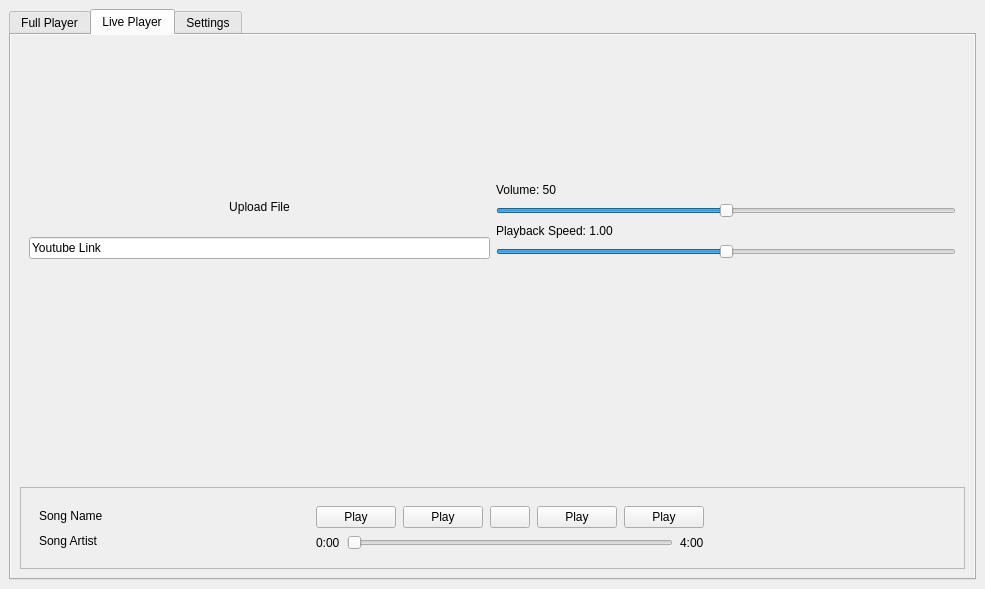
<?xml version="1.0" encoding="UTF-8"?>
<ui version="4.0">
 <class>MainWindow</class>
 <widget class="QMainWindow" name="MainWindow">
  <property name="geometry">
   <rect>
    <x>0</x>
    <y>0</y>
    <width>985</width>
    <height>589</height>
   </rect>
  </property>
  <property name="windowTitle">
   <string>MainWindow</string>
  </property>
  <widget class="QWidget" name="centralwidget">
   <layout class="QVBoxLayout" name="verticalLayout_9">
    <item>
     <widget class="QTabWidget" name="tabWidget">
      <property name="currentIndex">
       <number>1</number>
      </property>
      <widget class="QWidget" name="effects">
       <property name="autoFillBackground">
        <bool>true</bool>
       </property>
       <attribute name="title">
        <string>Full Player</string>
       </attribute>
       <layout class="QVBoxLayout" name="verticalLayout_26">
        <item>
         <layout class="QVBoxLayout" name="verticalLayout_20">
          <item alignment="Qt::AlignHCenter">
           <widget class="QLabel" name="title_3">
            <property name="sizePolicy">
             <sizepolicy hsizetype="Preferred" vsizetype="Preferred">
              <horstretch>0</horstretch>
              <verstretch>0</verstretch>
             </sizepolicy>
            </property>
            <property name="maximumSize">
             <size>
              <width>16777215</width>
              <height>16777215</height>
             </size>
            </property>
            <property name="text">
             <string>&lt;html&gt;&lt;head/&gt;&lt;body&gt;&lt;p&gt;&lt;img src=&quot;:/icons/srglogo.svg&quot;/&gt;&lt;/p&gt;&lt;/body&gt;&lt;/html&gt;</string>
            </property>
           </widget>
          </item>
          <item>
           <widget class="QFrame" name="bulk_3">
            <layout class="QHBoxLayout" name="everything_3">
             <item>
              <layout class="QVBoxLayout" name="songUpload_3">
               <item>
                <widget class="QPushButton" name="fileUpload_3">
                 <property name="sizePolicy">
                  <sizepolicy hsizetype="Minimum" vsizetype="Expanding">
                   <horstretch>0</horstretch>
                   <verstretch>0</verstretch>
                  </sizepolicy>
                 </property>
                 <property name="autoFillBackground">
                  <bool>true</bool>
                 </property>
                 <property name="text">
                  <string>Upload File</string>
                 </property>
                 <property name="flat">
                  <bool>true</bool>
                 </property>
                </widget>
               </item>
               <item>
                <widget class="QLineEdit" name="lineEdit_3">
                 <property name="text">
                  <string>Youtube Link</string>
                 </property>
                </widget>
               </item>
              </layout>
             </item>
             <item>
              <layout class="QVBoxLayout" name="controls_3">
               <item>
                <layout class="QVBoxLayout" name="verticalLayout_21">
                 <item>
                  <widget class="QLabel" name="volumeLabel_3">
                   <property name="text">
                    <string>Volume: 25</string>
                   </property>
                  </widget>
                 </item>
                 <item>
                  <widget class="QSlider" name="volumeSlider_3">
                   <property name="minimum">
                    <number>0</number>
                   </property>
                   <property name="maximum">
                    <number>100</number>
                   </property>
                   <property name="value">
                    <number>25</number>
                   </property>
                   <property name="sliderPosition">
                    <number>25</number>
                   </property>
                   <property name="orientation">
                    <enum>Qt::Horizontal</enum>
                   </property>
                  </widget>
                 </item>
                </layout>
               </item>
               <item>
                <layout class="QVBoxLayout" name="verticalLayout_22">
                 <item>
                  <widget class="QLabel" name="pitchLabel_3">
                   <property name="text">
                    <string>Pitch: +0 Semitone(s)</string>
                   </property>
                  </widget>
                 </item>
                 <item>
                  <widget class="QSlider" name="pitchSlider_3">
                   <property name="minimum">
                    <number>-6</number>
                   </property>
                   <property name="maximum">
                    <number>6</number>
                   </property>
                   <property name="orientation">
                    <enum>Qt::Horizontal</enum>
                   </property>
                  </widget>
                 </item>
                </layout>
               </item>
               <item>
                <layout class="QVBoxLayout" name="verticalLayout_23">
                 <item>
                  <widget class="QLabel" name="speedLabel_3">
                   <property name="text">
                    <string>Playback Speed: 1.00</string>
                   </property>
                  </widget>
                 </item>
                 <item>
                  <widget class="QSlider" name="speedSlider_3">
                   <property name="minimum">
                    <number>0</number>
                   </property>
                   <property name="maximum">
                    <number>200</number>
                   </property>
                   <property name="value">
                    <number>100</number>
                   </property>
                   <property name="orientation">
                    <enum>Qt::Horizontal</enum>
                   </property>
                  </widget>
                 </item>
                </layout>
               </item>
               <item>
                <layout class="QVBoxLayout" name="verticalLayout_24">
                 <item>
                  <widget class="QLabel" name="reverbLabel_3">
                   <property name="text">
                    <string>Reverb: 0</string>
                   </property>
                  </widget>
                 </item>
                 <item>
                  <widget class="QSlider" name="reverbSlider_3">
                   <property name="maximum">
                    <number>100</number>
                   </property>
                   <property name="orientation">
                    <enum>Qt::Horizontal</enum>
                   </property>
                  </widget>
                 </item>
                </layout>
               </item>
               <item>
                <layout class="QVBoxLayout" name="verticalLayout_25">
                 <item>
                  <widget class="QLabel" name="bassLabel_3">
                   <property name="text">
                    <string>Bass Boost: 0 dB</string>
                   </property>
                  </widget>
                 </item>
                 <item>
                  <widget class="QSlider" name="bassSlider_3">
                   <property name="minimum">
                    <number>-50</number>
                   </property>
                   <property name="maximum">
                    <number>50</number>
                   </property>
                   <property name="orientation">
                    <enum>Qt::Horizontal</enum>
                   </property>
                  </widget>
                 </item>
                </layout>
               </item>
              </layout>
             </item>
             <item>
              <layout class="QVBoxLayout" name="downloadButtons_3">
               <property name="topMargin">
                <number>80</number>
               </property>
               <property name="bottomMargin">
                <number>80</number>
               </property>
               <item>
                <widget class="QPushButton" name="pushButton_20">
                 <property name="enabled">
                  <bool>true</bool>
                 </property>
                 <property name="sizePolicy">
                  <sizepolicy hsizetype="Minimum" vsizetype="Fixed">
                   <horstretch>0</horstretch>
                   <verstretch>0</verstretch>
                  </sizepolicy>
                 </property>
                 <property name="cursor">
                  <cursorShape>PointingHandCursor</cursorShape>
                 </property>
                 <property name="text">
                  <string>Load Song</string>
                 </property>
                </widget>
               </item>
               <item>
                <widget class="QPushButton" name="pushButton_21">
                 <property name="cursor">
                  <cursorShape>PointingHandCursor</cursorShape>
                 </property>
                 <property name="text">
                  <string>Download</string>
                 </property>
                 <property name="flat">
                  <bool>false</bool>
                 </property>
                </widget>
               </item>
              </layout>
             </item>
            </layout>
           </widget>
          </item>
         </layout>
        </item>
        <item>
         <spacer name="verticalSpacer">
          <property name="orientation">
           <enum>Qt::Vertical</enum>
          </property>
          <property name="sizeHint" stdset="0">
           <size>
            <width>20</width>
            <height>3</height>
           </size>
          </property>
         </spacer>
        </item>
        <item>
         <layout class="QHBoxLayout" name="mediaPlayer_3">
          <item>
           <widget class="QFrame" name="mediaFrame_3">
            <property name="sizePolicy">
             <sizepolicy hsizetype="Preferred" vsizetype="Preferred">
              <horstretch>0</horstretch>
              <verstretch>0</verstretch>
             </sizepolicy>
            </property>
            <property name="frameShape">
             <enum>QFrame::StyledPanel</enum>
            </property>
            <property name="frameShadow">
             <enum>QFrame::Raised</enum>
            </property>
            <layout class="QHBoxLayout" name="horizontalLayout_7">
             <item alignment="Qt::AlignLeft">
              <widget class="QFrame" name="songInfo_3">
               <property name="sizePolicy">
                <sizepolicy hsizetype="Maximum" vsizetype="Preferred">
                 <horstretch>0</horstretch>
                 <verstretch>0</verstretch>
                </sizepolicy>
               </property>
               <property name="maximumSize">
                <size>
                 <width>100</width>
                 <height>82</height>
                </size>
               </property>
               <layout class="QVBoxLayout" name="verticalLayout_18">
                <item>
                 <widget class="QLabel" name="label_9">
                  <property name="sizePolicy">
                   <sizepolicy hsizetype="Preferred" vsizetype="Preferred">
                    <horstretch>0</horstretch>
                    <verstretch>0</verstretch>
                   </sizepolicy>
                  </property>
                  <property name="text">
                   <string>Song Name</string>
                  </property>
                 </widget>
                </item>
                <item>
                 <widget class="QLabel" name="label_10">
                  <property name="sizePolicy">
                   <sizepolicy hsizetype="Preferred" vsizetype="Preferred">
                    <horstretch>0</horstretch>
                    <verstretch>0</verstretch>
                   </sizepolicy>
                  </property>
                  <property name="text">
                   <string>Song Artist</string>
                  </property>
                 </widget>
                </item>
               </layout>
              </widget>
             </item>
             <item>
              <spacer name="horizontalSpacer_5">
               <property name="orientation">
                <enum>Qt::Horizontal</enum>
               </property>
               <property name="sizeType">
                <enum>QSizePolicy::MinimumExpanding</enum>
               </property>
               <property name="sizeHint" stdset="0">
                <size>
                 <width>140</width>
                 <height>20</height>
                </size>
               </property>
              </spacer>
             </item>
             <item alignment="Qt::AlignHCenter">
              <widget class="QFrame" name="playcontrols_3">
               <property name="sizePolicy">
                <sizepolicy hsizetype="Expanding" vsizetype="Preferred">
                 <horstretch>0</horstretch>
                 <verstretch>0</verstretch>
                </sizepolicy>
               </property>
               <property name="minimumSize">
                <size>
                 <width>0</width>
                 <height>0</height>
                </size>
               </property>
               <property name="maximumSize">
                <size>
                 <width>16777215</width>
                 <height>16777215</height>
                </size>
               </property>
               <property name="autoFillBackground">
                <bool>false</bool>
               </property>
               <layout class="QVBoxLayout" name="verticalLayout_19">
                <property name="spacing">
                 <number>7</number>
                </property>
                <property name="sizeConstraint">
                 <enum>QLayout::SetDefaultConstraint</enum>
                </property>
                <property name="leftMargin">
                 <number>11</number>
                </property>
                <property name="rightMargin">
                 <number>11</number>
                </property>
                <item>
                 <layout class="QHBoxLayout" name="horizontalLayout_8">
                  <item>
                   <widget class="QPushButton" name="pushButton_15">
                    <property name="text">
                     <string>Play</string>
                    </property>
                   </widget>
                  </item>
                  <item>
                   <widget class="QPushButton" name="pushButton_16">
                    <property name="text">
                     <string>Play</string>
                    </property>
                   </widget>
                  </item>
                  <item>
                   <widget class="QPushButton" name="playButton">
                    <property name="text">
                     <string/>
                    </property>
                    <property name="icon">
                     <iconset resource="resources.qrc">
                      <normaloff>:/icons/play.svg</normaloff>:/icons/play.svg</iconset>
                    </property>
                   </widget>
                  </item>
                  <item>
                   <widget class="QPushButton" name="pushButton_18">
                    <property name="text">
                     <string>Play</string>
                    </property>
                   </widget>
                  </item>
                  <item>
                   <widget class="QPushButton" name="pushButton_19">
                    <property name="text">
                     <string>Play</string>
                    </property>
                    <property name="flat">
                     <bool>false</bool>
                    </property>
                   </widget>
                  </item>
                 </layout>
                </item>
                <item>
                 <layout class="QHBoxLayout" name="horizontalLayout_9">
                  <item>
                   <widget class="QLabel" name="label_11">
                    <property name="text">
                     <string>0:00</string>
                    </property>
                   </widget>
                  </item>
                  <item>
                   <widget class="QSlider" name="horizontalSlider_3">
                    <property name="orientation">
                     <enum>Qt::Horizontal</enum>
                    </property>
                   </widget>
                  </item>
                  <item>
                   <widget class="QLabel" name="label_12">
                    <property name="text">
                     <string>4:00</string>
                    </property>
                   </widget>
                  </item>
                 </layout>
                </item>
               </layout>
              </widget>
             </item>
             <item>
              <spacer name="horizontalSpacer_6">
               <property name="orientation">
                <enum>Qt::Horizontal</enum>
               </property>
               <property name="sizeType">
                <enum>QSizePolicy::MinimumExpanding</enum>
               </property>
               <property name="sizeHint" stdset="0">
                <size>
                 <width>240</width>
                 <height>20</height>
                </size>
               </property>
              </spacer>
             </item>
            </layout>
           </widget>
          </item>
         </layout>
        </item>
       </layout>
      </widget>
      <widget class="QWidget" name="player">
       <property name="autoFillBackground">
        <bool>true</bool>
       </property>
       <attribute name="title">
        <string>Live Player</string>
       </attribute>
       <layout class="QVBoxLayout" name="verticalLayout_35">
        <item>
         <layout class="QVBoxLayout" name="verticalLayout_27">
          <item alignment="Qt::AlignHCenter">
           <widget class="QLabel" name="title_4">
            <property name="text">
             <string>&lt;html&gt;&lt;head/&gt;&lt;body&gt;&lt;p&gt;&lt;img src=&quot;:/icons/srglogo.svg&quot;/&gt;&lt;/p&gt;&lt;/body&gt;&lt;/html&gt;</string>
            </property>
           </widget>
          </item>
          <item>
           <spacer name="verticalSpacer_6">
            <property name="orientation">
             <enum>Qt::Vertical</enum>
            </property>
            <property name="sizeType">
             <enum>QSizePolicy::Minimum</enum>
            </property>
            <property name="sizeHint" stdset="0">
             <size>
              <width>20</width>
              <height>110</height>
             </size>
            </property>
           </spacer>
          </item>
          <item>
           <widget class="QFrame" name="bulk_4">
            <layout class="QHBoxLayout" name="everything_4">
             <item>
              <layout class="QVBoxLayout" name="songUpload_4">
               <item>
                <widget class="QPushButton" name="fileUpload_4">
                 <property name="sizePolicy">
                  <sizepolicy hsizetype="Minimum" vsizetype="Expanding">
                   <horstretch>0</horstretch>
                   <verstretch>0</verstretch>
                  </sizepolicy>
                 </property>
                 <property name="autoFillBackground">
                  <bool>true</bool>
                 </property>
                 <property name="text">
                  <string>Upload File</string>
                 </property>
                 <property name="flat">
                  <bool>true</bool>
                 </property>
                </widget>
               </item>
               <item>
                <widget class="QLineEdit" name="lineEdit_4">
                 <property name="text">
                  <string>Youtube Link</string>
                 </property>
                </widget>
               </item>
              </layout>
             </item>
             <item>
              <layout class="QVBoxLayout" name="controls_4">
               <item>
                <layout class="QVBoxLayout" name="verticalLayout_28">
                 <item>
                  <widget class="QLabel" name="volumeLabel_4">
                   <property name="text">
                    <string>Volume: 50</string>
                   </property>
                  </widget>
                 </item>
                 <item>
                  <widget class="QSlider" name="volumeSlider_4">
                   <property name="minimum">
                    <number>0</number>
                   </property>
                   <property name="maximum">
                    <number>100</number>
                   </property>
                   <property name="value">
                    <number>50</number>
                   </property>
                   <property name="orientation">
                    <enum>Qt::Horizontal</enum>
                   </property>
                  </widget>
                 </item>
                </layout>
               </item>
               <item>
                <layout class="QVBoxLayout" name="verticalLayout_30">
                 <item>
                  <widget class="QLabel" name="speedLabel_4">
                   <property name="text">
                    <string>Playback Speed: 1.00</string>
                   </property>
                  </widget>
                 </item>
                 <item>
                  <widget class="QSlider" name="speedSlider_4">
                   <property name="minimum">
                    <number>0</number>
                   </property>
                   <property name="maximum">
                    <number>200</number>
                   </property>
                   <property name="value">
                    <number>100</number>
                   </property>
                   <property name="orientation">
                    <enum>Qt::Horizontal</enum>
                   </property>
                  </widget>
                 </item>
                </layout>
               </item>
              </layout>
             </item>
            </layout>
           </widget>
          </item>
         </layout>
        </item>
        <item>
         <spacer name="verticalSpacer_2">
          <property name="orientation">
           <enum>Qt::Vertical</enum>
          </property>
          <property name="sizeHint" stdset="0">
           <size>
            <width>20</width>
            <height>144</height>
           </size>
          </property>
         </spacer>
        </item>
        <item>
         <layout class="QHBoxLayout" name="mediaPlayer_4">
          <item>
           <widget class="QFrame" name="mediaFrame_4">
            <property name="sizePolicy">
             <sizepolicy hsizetype="Preferred" vsizetype="Preferred">
              <horstretch>0</horstretch>
              <verstretch>0</verstretch>
             </sizepolicy>
            </property>
            <property name="frameShape">
             <enum>QFrame::StyledPanel</enum>
            </property>
            <property name="frameShadow">
             <enum>QFrame::Raised</enum>
            </property>
            <layout class="QHBoxLayout" name="horizontalLayout_10">
             <item alignment="Qt::AlignLeft">
              <widget class="QFrame" name="songInfo_4">
               <property name="sizePolicy">
                <sizepolicy hsizetype="Maximum" vsizetype="Preferred">
                 <horstretch>0</horstretch>
                 <verstretch>0</verstretch>
                </sizepolicy>
               </property>
               <property name="maximumSize">
                <size>
                 <width>100</width>
                 <height>82</height>
                </size>
               </property>
               <layout class="QVBoxLayout" name="verticalLayout_33">
                <item>
                 <widget class="QLabel" name="label_13">
                  <property name="sizePolicy">
                   <sizepolicy hsizetype="Preferred" vsizetype="Preferred">
                    <horstretch>0</horstretch>
                    <verstretch>0</verstretch>
                   </sizepolicy>
                  </property>
                  <property name="text">
                   <string>Song Name</string>
                  </property>
                 </widget>
                </item>
                <item>
                 <widget class="QLabel" name="label_14">
                  <property name="sizePolicy">
                   <sizepolicy hsizetype="Preferred" vsizetype="Preferred">
                    <horstretch>0</horstretch>
                    <verstretch>0</verstretch>
                   </sizepolicy>
                  </property>
                  <property name="text">
                   <string>Song Artist</string>
                  </property>
                 </widget>
                </item>
               </layout>
              </widget>
             </item>
             <item>
              <spacer name="horizontalSpacer_7">
               <property name="orientation">
                <enum>Qt::Horizontal</enum>
               </property>
               <property name="sizeType">
                <enum>QSizePolicy::MinimumExpanding</enum>
               </property>
               <property name="sizeHint" stdset="0">
                <size>
                 <width>140</width>
                 <height>20</height>
                </size>
               </property>
              </spacer>
             </item>
             <item alignment="Qt::AlignHCenter">
              <widget class="QFrame" name="playcontrols_4">
               <property name="sizePolicy">
                <sizepolicy hsizetype="Expanding" vsizetype="Preferred">
                 <horstretch>0</horstretch>
                 <verstretch>0</verstretch>
                </sizepolicy>
               </property>
               <property name="minimumSize">
                <size>
                 <width>0</width>
                 <height>0</height>
                </size>
               </property>
               <property name="maximumSize">
                <size>
                 <width>16777215</width>
                 <height>16777215</height>
                </size>
               </property>
               <property name="autoFillBackground">
                <bool>false</bool>
               </property>
               <layout class="QVBoxLayout" name="verticalLayout_34">
                <property name="spacing">
                 <number>7</number>
                </property>
                <property name="sizeConstraint">
                 <enum>QLayout::SetDefaultConstraint</enum>
                </property>
                <property name="leftMargin">
                 <number>11</number>
                </property>
                <property name="rightMargin">
                 <number>11</number>
                </property>
                <item>
                 <layout class="QHBoxLayout" name="horizontalLayout_11">
                  <item>
                   <widget class="QPushButton" name="pushButton_17">
                    <property name="text">
                     <string>Play</string>
                    </property>
                   </widget>
                  </item>
                  <item>
                   <widget class="QPushButton" name="pushButton_24">
                    <property name="text">
                     <string>Play</string>
                    </property>
                   </widget>
                  </item>
                  <item>
                   <widget class="QPushButton" name="playButton_2">
                    <property name="text">
                     <string/>
                    </property>
                    <property name="icon">
                     <iconset resource="resources.qrc">
                      <normaloff>:/icons/play.svg</normaloff>:/icons/play.svg</iconset>
                    </property>
                   </widget>
                  </item>
                  <item>
                   <widget class="QPushButton" name="pushButton_25">
                    <property name="text">
                     <string>Play</string>
                    </property>
                   </widget>
                  </item>
                  <item>
                   <widget class="QPushButton" name="pushButton_26">
                    <property name="text">
                     <string>Play</string>
                    </property>
                    <property name="flat">
                     <bool>false</bool>
                    </property>
                   </widget>
                  </item>
                 </layout>
                </item>
                <item>
                 <layout class="QHBoxLayout" name="horizontalLayout_12">
                  <item>
                   <widget class="QLabel" name="startTime">
                    <property name="text">
                     <string>0:00</string>
                    </property>
                   </widget>
                  </item>
                  <item>
                   <widget class="QSlider" name="durationSlider">
                    <property name="orientation">
                     <enum>Qt::Horizontal</enum>
                    </property>
                   </widget>
                  </item>
                  <item>
                   <widget class="QLabel" name="endTime">
                    <property name="text">
                     <string>4:00</string>
                    </property>
                   </widget>
                  </item>
                 </layout>
                </item>
               </layout>
              </widget>
             </item>
             <item>
              <spacer name="horizontalSpacer_8">
               <property name="orientation">
                <enum>Qt::Horizontal</enum>
               </property>
               <property name="sizeType">
                <enum>QSizePolicy::MinimumExpanding</enum>
               </property>
               <property name="sizeHint" stdset="0">
                <size>
                 <width>240</width>
                 <height>20</height>
                </size>
               </property>
              </spacer>
             </item>
            </layout>
           </widget>
          </item>
         </layout>
        </item>
       </layout>
      </widget>
      <widget class="QWidget" name="settings">
       <attribute name="title">
        <string>Settings</string>
       </attribute>
      </widget>
     </widget>
    </item>
   </layout>
  </widget>
 </widget>
 <resources>
  <include location="resources.qrc"/>
 </resources>
 <connections/>
</ui>
